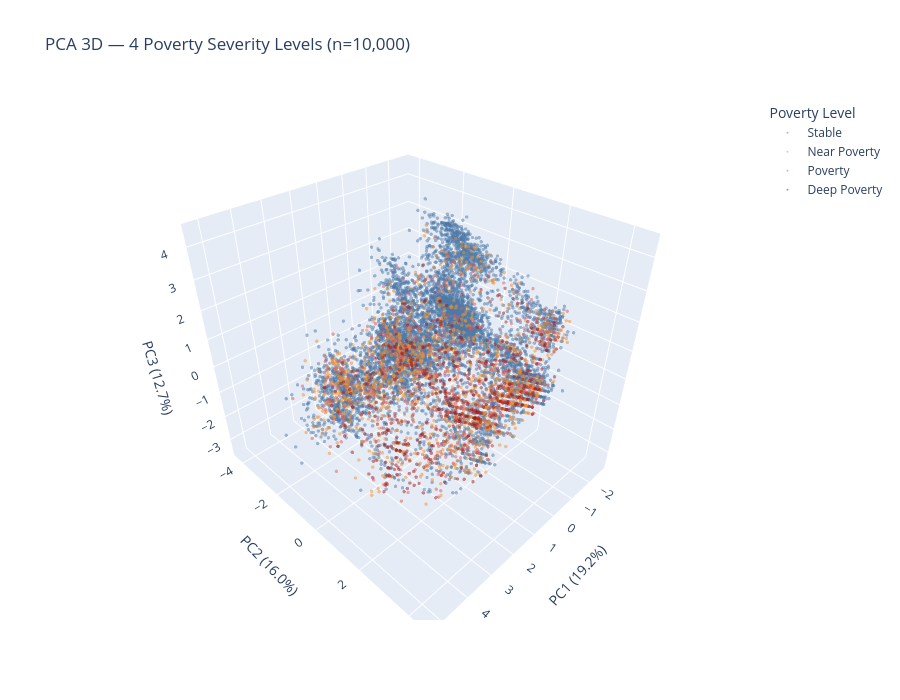

Notebook source saved alongside this figure:
### Code cell
# Also create a 4-class PCA visualization to see poverty severity clusters
y_test_multi_labels = df_test['poverty_risk_score'].astype(int)
severity_map = {0: 'Stable', 1: 'Near Poverty', 2: 'Poverty', 3: 'Deep Poverty'}

pca_df_multi = pd.DataFrame({
    'PC1': X_pca_3d[:, 0],
    'PC2': X_pca_3d[:, 1],
    'PC3': X_pca_3d[:, 2],
    'Poverty_Level': y_test_multi_labels.map(severity_map).values
})

pca_sample_multi = pca_df_multi.sample(n=sample_size, random_state=42)

fig_3d_multi = px.scatter_3d(
    pca_sample_multi,
    x='PC1', y='PC2', z='PC3',
    color='Poverty_Level',
    color_discrete_map={
        'Stable': '#4e79a7',
        'Near Poverty': '#f28e2b',
        'Poverty': '#e15759',
        'Deep Poverty': '#9c1c1c'
    },
    category_orders={'Poverty_Level': ['Stable', 'Near Poverty', 'Poverty', 'Deep Poverty']},
    opacity=0.5,
    title=f'PCA 3D — 4 Poverty Severity Levels (n={sample_size:,})',
    labels={'PC1': f'PC1 ({pca.explained_variance_ratio_[0]*100:.1f}%)',
            'PC2': f'PC2 ({pca.explained_variance_ratio_[1]*100:.1f}%)',
            'PC3': f'PC3 ({pca.explained_variance_ratio_[2]*100:.1f}%)'},
    width=900,
    height=700
)

fig_3d_multi.update_traces(marker=dict(size=2))
fig_3d_multi.update_layout(legend_title_text='Poverty Level')
fig_3d_multi.show()

# PCA component loadings — which features contribute to each principal component
loadings = pd.DataFrame(
    pca.components_.T,
    columns=['PC1', 'PC2', 'PC3'],
    index=optimal_features
)

print('\n=== Top Feature Loadings per Principal Component ===')
for pc in ['PC1', 'PC2', 'PC3']:
    top = loadings[pc].abs().sort_values(ascending=False).head(5)
    print(f'\n{pc} (explains {pca.explained_variance_ratio_[int(pc[-1])-1]*100:.1f}% variance):')
    for feat, val in top.items():
        sign = '+' if loadings.loc[feat, pc] > 0 else '-'
        print(f'  {sign}{feat}: {val:.3f}')

### Figure 1 — Plotly figure (JSON) as saved in the notebook; plotly's stock layout.template omitted (floating-point values rounded to 4 significant figures; data arrays with more than 128 entries replaced by an {"elided": "..."} marker saying what was removed)
{"data": [{"hovertemplate": "Poverty_Level=Stable<br>PC1 (19.2%)=%{x}<br>PC2 (16.0%)=%{y}<br>PC3 (12.7%)=%{z}<extra></extra>", "legendgroup": "Stable", "marker": {"color": "#4e79a7", "opacity": 0.5, "size": 2, "symbol": "circle"}, "mode": "markers", "name": "Stable", "scene": "scene", "showlegend": true, "type": "scatter3d", "x": {"elided": "7595 float values"}, "y": {"elided": "7595 float values"}, "z": {"elided": "7595 float values"}}, {"hovertemplate": "Poverty_Level=Near Poverty<br>PC1 (19.2%)=%{x}<br>PC2 (16.0%)=%{y}<br>PC3 (12.7%)=%{z}<extra></extra>", "legendgroup": "Near Poverty", "marker": {"color": "#f28e2b", "opacity": 0.5, "size": 2, "symbol": "circle"}, "mode": "markers", "name": "Near Poverty", "scene": "scene", "showlegend": true, "type": "scatter3d", "x": {"elided": "1320 float values"}, "y": {"elided": "1320 float values"}, "z": {"elided": "1320 float values"}}, {"hovertemplate": "Poverty_Level=Poverty<br>PC1 (19.2%)=%{x}<br>PC2 (16.0%)=%{y}<br>PC3 (12.7%)=%{z}<extra></extra>", "legendgroup": "Poverty", "marker": {"color": "#e15759", "opacity": 0.5, "size": 2, "symbol": "circle"}, "mode": "markers", "name": "Poverty", "scene": "scene", "showlegend": true, "type": "scatter3d", "x": {"elided": "525 float values"}, "y": {"elided": "525 float values"}, "z": {"elided": "525 float values"}}, {"hovertemplate": "Poverty_Level=Deep Poverty<br>PC1 (19.2%)=%{x}<br>PC2 (16.0%)=%{y}<br>PC3 (12.7%)=%{z}<extra></extra>", "legendgroup": "Deep Poverty", "marker": {"color": "#9c1c1c", "opacity": 0.5, "size": 2, "symbol": "circle"}, "mode": "markers", "name": "Deep Poverty", "scene": "scene", "showlegend": true, "type": "scatter3d", "x": {"elided": "560 float values"}, "y": {"elided": "560 float values"}, "z": {"elided": "560 float values"}}], "layout": {"height": 700, "legend": {"title": {"text": "Poverty Level"}, "tracegroupgap": 0}, "scene": {"domain": {"x": [0, 1], "y": [0, 1]}, "xaxis": {"title": {"text": "PC1 (19.2%)"}}, "yaxis": {"title": {"text": "PC2 (16.0%)"}}, "zaxis": {"title": {"text": "PC3 (12.7%)"}}}, "title": {"text": "PCA 3D — 4 Poverty Severity Levels (n=10,000)"}, "width": 900}}
